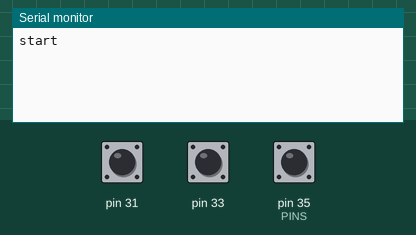
Recording of a sketch running on a simulated Arduino Mega 2560, built with avr-gcc and run on an emulated ATmega2560. On the bench: the last lines printed to the serial monitor. Inputs (shaded band) come from the test bench; at power-on: pin 31 HIGH, pin 33 HIGH, pin 35 (PINS) HIGH.

Above: at 1.2 s.
1.3 s: pin 31 pulled LOW for 0.15 s
At 2.6 s:
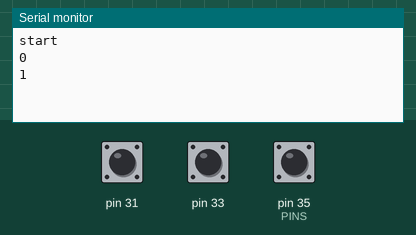
2.9 s: pin 31 pulled LOW for 1 s
At 5.3 s:
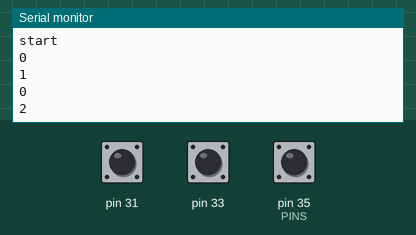
Timing chart, 0 to 6.8 s (numbered marks = the images above; inputs shaded):
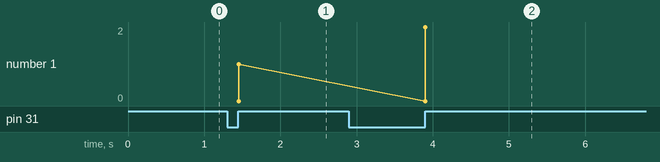

Measured:
- after the input at 1.3 s, the serial monitor: prints a new line after 0.15 s (image 1)
- after the input at 2.9 s, the serial monitor: prints a new line after 1.0 s (image 2)
- plotted number 1: 1 → 2 after the input at 2.9 s

The sketch:

rot_btn.ino
```cpp
#include <Arduino.h>
#include "rotBtn.h"
#include <SoftwareSerial.h>

#define PINA 31
#define PINB 33
#define PINS 35

SoftwareSerial mySerial(2, 3); // RX, TX

RotBtn rotBtn(PINA,PINB,PINS);

void setup(void) {
    Serial.begin(115200);
    while (!Serial);
    Serial.println("start");
}

void loop(void) {
  if(rotBtn.isCntUpdated()){
      Serial.println(rotBtn.getValueBtn());
      Serial.println(rotBtn.getValueRot());
  }
  rotBtn.rotBtnRefresh();
}
```

rotBtn.cpp
```cpp
#include "rotBtn.h"

RotBtn::RotBtn(uint8_t pinA, uint8_t pinB, uint8_t pinBtnSwitch) {
  // Flag
  this->btnPressed = false;
  this->motionDetected = false;
  this->cntUpdated = false;

  // Counter
  this->nettCounter = 0;

  // Instantiate 2 Bounce object
  this->debouncerA = Bounce();
  this->debouncerB = Bounce();
  this->debouncerSWITCH = Bounce();

  // Setup the buttons
  pinMode(pinA,INPUT_PULLUP);
  pinMode(pinB,INPUT_PULLUP);
  pinMode(pinBtnSwitch,INPUT_PULLUP);

  // After setting up the button, setup debouncer
  this->debouncerA.attach(pinA);
  this->debouncerA.interval(5);
  this->debouncerB.attach(pinB);
  this->debouncerB.interval(5);
  this->debouncerSWITCH.attach(pinBtnSwitch);
  this->debouncerSWITCH.interval(5);
}

void RotBtn::rotBtnRefresh() {
  doDebounce();
  doEncoderRead();
  doUpdateCounter();
  doUpdateBtnUpdate();
}

bool RotBtn::isBtnPushed(){
  if(this->btnPressed){
    this->btnPressed = false;
    return true;
  }
  return false;
}

bool RotBtn::isCntUpdated(){
  if(this->cntUpdated){
    this->cntUpdated = false;
    return true;
  }
  return false;
}

uint8_t RotBtn::getValueRot(){
  return this->nettCounter;
}

bool RotBtn::getValueBtn(){
  return this->valueP;
}

void RotBtn::resetValueRot(){
  this->nettCounter = 0;
}

void RotBtn::doDebounce(){
  this->debouncerA.update();
  this->debouncerB.update();
  this->debouncerSWITCH.update();
}

void RotBtn::doEncoderRead(){
  this->valueA = this->debouncerA.read();
  this->valueB = this->debouncerB.read();
  this->valueP = !this->debouncerSWITCH.read();
}

void RotBtn::doUpdateCounter(){
    if (this->valueA && this->valueB && this->motionDetected ){ //in a detent and just arrived
      if (this->CW) this->nettCounter++; //cw +ve
      else this->nettCounter--; //ccw -ve
      this->motionDetected = false;
      this->cntUpdated = true;
    }

    if(!this->motionDetected) {
      if (!this->valueA && this->valueB){ // valueA XOR valueB
         this->CW = true; // Define if CW or CCW
         this->motionDetected=true; // just started CW
      }
      if (this->valueA && !this->valueB){ // valueA XOR valueB
         this->CW = false; // Define if CW or CCW
         this->motionDetected=true; // just started CW
      }
    }
}

void RotBtn::doUpdateBtnUpdate(){
  if(this->valueP) this->btnPressed = true;
}
```

rotBtn.h
```cpp
#include "../bounce2/Bounce2.h"

#ifndef ROTBTN_H_
#define ROTBTN_H_

class RotBtn
{
  public:
    RotBtn (uint8_t, uint8_t, uint8_t);
    void    rotBtnRefresh();
    bool    getCntUpdated();
    uint8_t getValueRot();
    bool    getValueBtn();
    bool    isCntUpdated();
    bool    isBtnPushed();
  void  resetValueRot();

  private:
    void doDebounce();
    void doEncoderRead();
    void doUpdateCounter();
    void doUpdateBtnUpdate();

    bool valueA;
    bool valueB;
    bool valueP;
    bool btnPressed;
    bool motionDetected;
    bool cntUpdated;
    bool CW;

    int8_t nettCounter;

    Bounce debouncerA;
    Bounce debouncerB;
    Bounce debouncerSWITCH;
};

#endif
```
